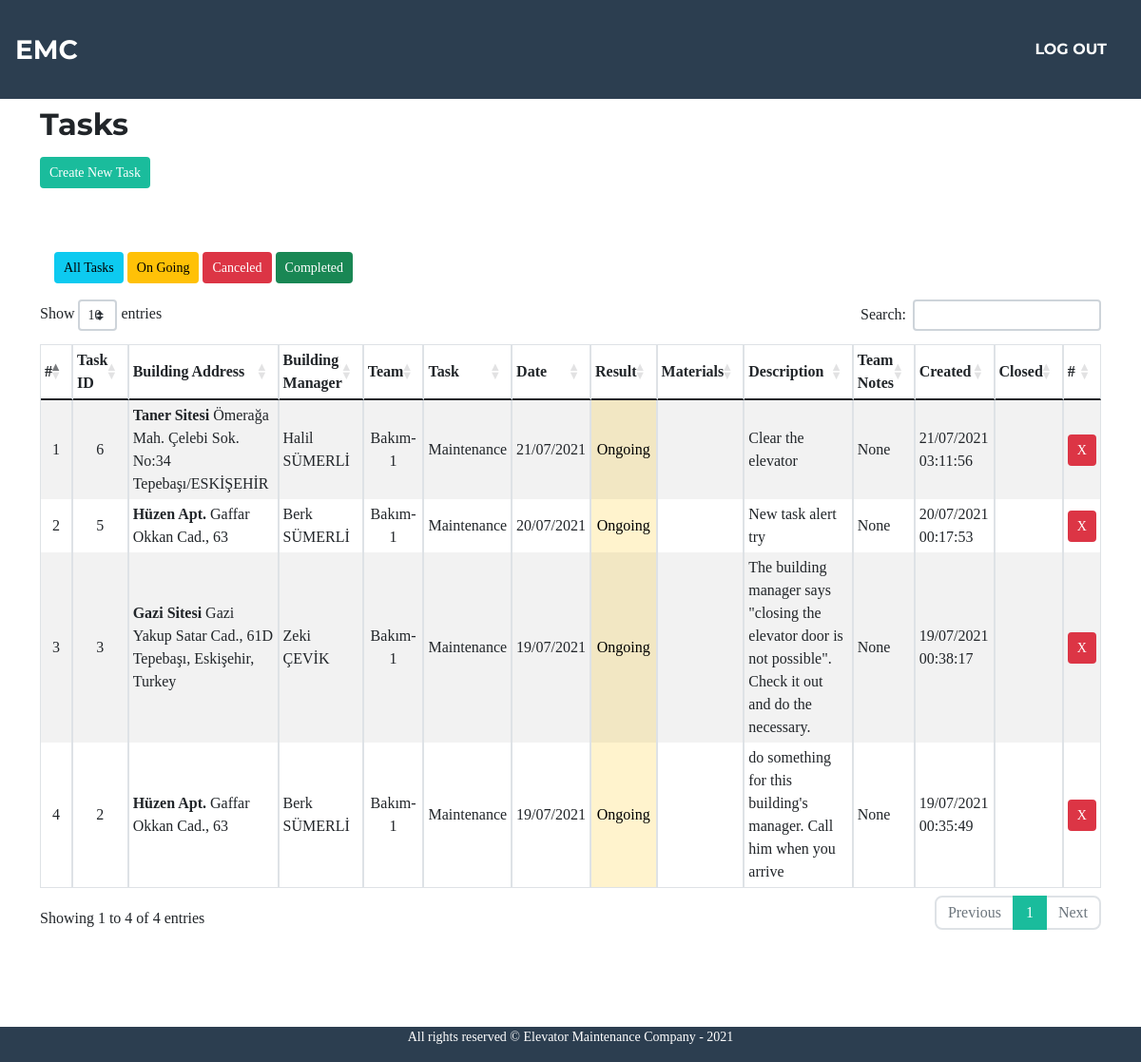
Before: /tasks (signed in) with the older database file.
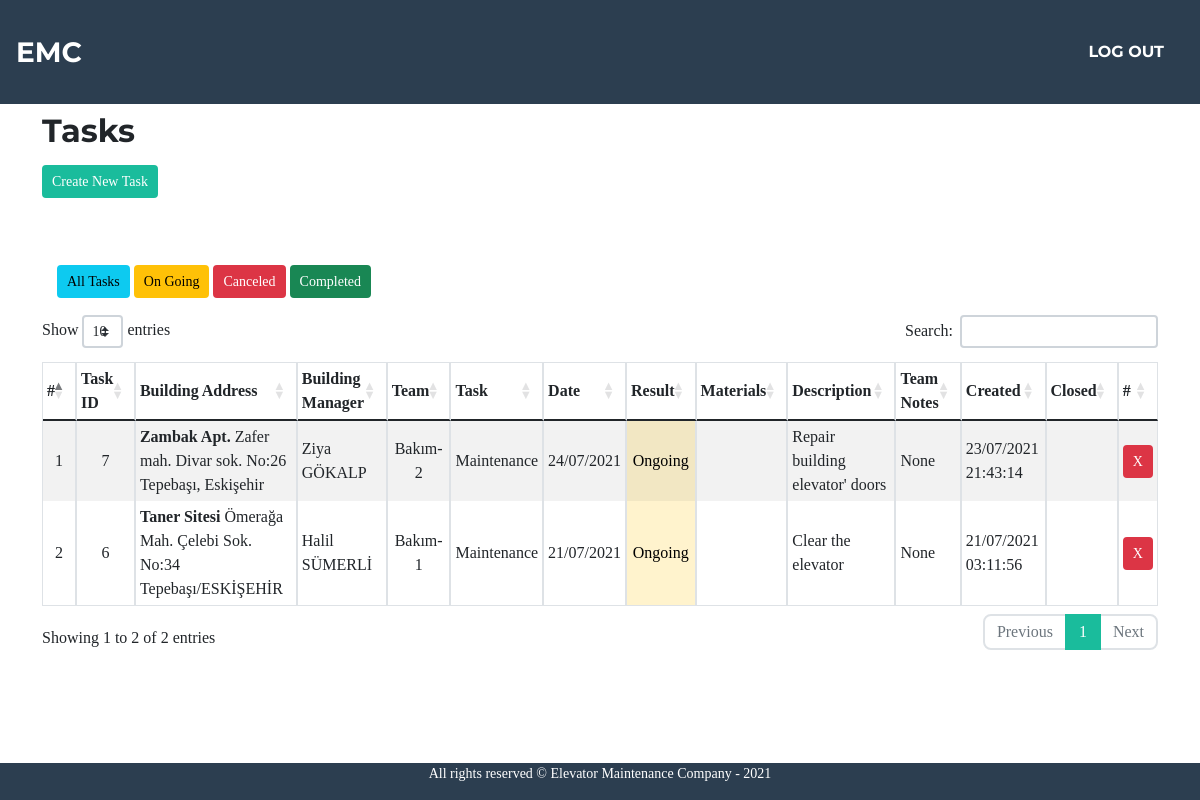
After: the same page with the newer database file.
### maintenance/models.py (models this page shows, shortened)
class Task(models.Model):
    building = models.ForeignKey(Building, on_delete=CASCADE)
    team = models.ForeignKey(Team, on_delete=CASCADE)
    materials = models.ManyToManyField(Material, null=True, blank=True, related_name="materials")
    description = models.CharField(max_length=200, null=True, blank=True)
    date = models.DateTimeField(default=datetime.now())
    created = models.DateTimeField(default=datetime.now())
    updated = models.DateTimeField(null=True, blank=True)
    result = models.BooleanField(null=True, blank=True)
    closed = models.DateTimeField(null=True, blank=True)
    notes = models.CharField(max_length=400, null=True, blank=True)
    type = models.ForeignKey(TaskTypes, on_delete=PROTECT)

class Building(models.Model):
    address = models.CharField(max_length=300)
    coordinates = models.CharField(null=True, max_length=32)
    name = models.CharField(max_length=50)
    manager = models.CharField(max_length=100)
    phone_message = 'Phone number must be entered in the format: 05xxxxxxxxx'
    phone_regex = RegexValidator(
        regex=r'^(05)\d{9}$',
        message=phone_message
    )
    phone = models.CharField(validators=[phone_regex], max_length=11,
                             null=True, blank=True)
    email = models.EmailField(null=True, blank=True, max_length=100)
    floors = models.PositiveSmallIntegerField(default=2, validators=[MinValueValidator(2), MaxValueValidator(25)])
    elevator_type = models.CharField(max_length=100)
    creator = models.ForeignKey(User, on_delete=PROTECT, related_name="BuildingCreator")
    status = models.BooleanField(default=True)

class Team(models.Model):
    leader = models.ForeignKey(User, on_delete=models.CASCADE, related_name="team_leader")
    name = models.CharField(max_length=50)
    description = models.CharField(max_length=200)

class TaskTypes(models.Model):
    type = models.CharField(max_length=32)

### maintenance/views.py (the view)
# urls.py: path('tasks', views.tasks, name="tasks"),
@login_required
def tasks(request, result=2):
    if result == 0: # Ongoing tasks
        tasks = Task.objects.filter(result=None).order_by("id").reverse()
    elif result == 1: # Completed tasks
        tasks = Task.objects.filter(result=True).order_by("id").reverse()
    elif result == 2: # Ongoing tasks
        tasks = Task.objects.filter(result=None).order_by("id").reverse()
    elif result == 3: # All tasks
        tasks = Task.objects.all().order_by("id").reverse()
    elif result == 4: # Cancelled tasks
        tasks = Task.objects.filter(result=False).order_by("id").reverse()
    else: # Ongoing tasks
        tasks = Task.objects.filter(result=None).order_by("id").reverse()
    return render(request, "maintenance/tasks.html", {
            "tasks": tasks,
        })

### maintenance/templates/maintenance/tasks.html (shortened to what the changed rows need)
{% extends "maintenance/layout.html" %}
{% load tz %}
{% load static %}
{% block main %}
    <h2>Tasks</h2>
    <div style="margin-top:15px; height: 100px;">
        <a href="{% url 'createTask' %}" class="btn btn-sm btn-primary" style="float: left;">Create New Task</a>
    </div>
    <div class="col-sm-12" style="margin-left: 0;">
        <a href="{% url 'tasks' 3 %}" class="btn btn-sm btn-info mr-1" style="float: left;">All Tasks</a>
        <a href="{% url 'tasks' 2 %}" class="btn btn-sm btn-warning mr-1" style="float: left;">On Going</a>
        <a href="{% url 'tasks' 4 %}" class="btn btn-sm btn-danger mr-1" style="float: left;">Canceled</a>
        <a href="{% url 'tasks' 1 %}" class="btn btn-sm btn-success mr-1" style="float: left;">Completed</a>
    </div>
    {% if tasks %}
        <div class="table-responsive" style="margin-top: 50px; margin-bottom: 100px;">
            <table class="table table-sm table-striped table-hover table-bordered">
                <thead style="text-align: center;">
                    <th style="vertical-align: middle;">#</th>
                    <th style="vertical-align: middle;">Task ID</th>
                    <th style="vertical-align: middle;">Building Address</th>
                    <th style="vertical-align: middle;">Building Manager</th>
                    <th style="vertical-align: middle;">Team</th>
                    <th style="vertical-align: middle;">Task</th>
                    <th style="vertical-align: middle;">Date</th>
                    <th style="vertical-align: middle;">Result</th>
                    <th style="vertical-align: middle;">Materials</th>
                    <th style="vertical-align: middle;">Description</th>
                    <th style="vertical-align: middle;">Team Notes</th>
                    <th style="vertical-align: middle;">Created</th>
                    <th style="vertical-align: middle;">Closed</th>
                    <th style="vertical-align: middle;">#</th>
                </thead>
                <tbody>
                    {% for task in tasks %}
                        <tr>
                            <td style="text-align: center; vertical-align: middle;">{{ forloop.counter }}</td>
                            <td style="text-align: center; vertical-align: middle;">{{ task.id }}</td>
                            <td style="vertical-align: middle;"><strong>{{ task.building.name }}</strong> {{ task.building.address }}</td>
                            <td style="vertical-align: middle;">{{ task.building.manager }}</td>
                            <td style="text-align: center; vertical-align: middle;">{{ task.team.name }}</td>
                            <td style="text-align: center; vertical-align: middle;">{{ task.type.type }}</td>
                            <td style="vertical-align: middle;">{{ task.date|localtime|date:"d/m/Y" }}</td>
                            {% if task.result == True %}
                            <td style="text-align: center; vertical-align: middle;" class="table-success">Completed</td>
                            {% elif task.result == False %}
                            <td style="text-align: center; vertical-align: middle;" class="table-danger">Cancelled</td>
                            {% else %}
                            <td style="text-align: center; vertical-align: middle;" class="table-warning">Ongoing</td>
                            {% endif %}
                            <td style="vertical-align: middle;">
                            </td>
                            <td style="vertical-align: middle;">{{ task.description}}</td>
                            <td style="vertical-align: middle;">{{ task.notes}}</td>
                            <td style="vertical-align: middle;">{{ task.created|localtime|date:"d/m/Y H:i:s"}}</td>
                            <td style="vertical-align: middle;">{{ task.closed|localtime|date:"d/m/Y H:i:s"}}</td>
                            {% if task.result == None %}
                            <td style="vertical-align: middle; text-align: center;"><a class="btn btn-sm btn-danger taskCancelBtn" href="{% url 'cancelTask' task.id %}" data-taskid="{{ task.id }}">X</a></td>
                            {% else %}
                            <td></td>
                            {% endif %}
                        </tr>
                    {% endfor %}
                </tbody>
            </table>
        </div>
    {% endif %}
{% endblock %}

Changed rows visible on the page:
no longer on this page (row edited): Task: id "5", building.name "Hüzen Apt.", building.address "Gaffar Okkan Cad., 63", building.manager "Berk SÜMERLİ", team.name "Bakım-1", type.type "Maintenance", date "20/07/2021", shows "Ongoing", description "New task alert try", notes "None", created "20/07/2021 00:17:53"
no longer on this page (row edited): Task: id "3", building.name "Gazi Sitesi", building.address "Gazi Yakup Satar Cad., 61D Tepebaşı, Eskişehir, Turkey", building.manager "Zeki ÇEVİK", team.name "Bakım-1", type.type "Maintenance", date "19/07/2021", shows "Ongoing", description "The building manager says \"closing the elevator door is not possible\". Check it out and do the necessary.", notes "None", created "19/07/2021 00:38:17"
no longer on this page (row edited): Task: id "2", building.name "Hüzen Apt.", building.address "Gaffar Okkan Cad., 63", building.manager "Berk SÜMERLİ", team.name "Bakım-1", type.type "Maintenance", date "19/07/2021", shows "Ongoing", description "do something for this building's manager. Call him when you arrive", notes "None", created "19/07/2021 00:35:49"
added Task: id "7", building.name "Zambak Apt.", building.address "Zafer mah. Divar sok. No:26 Tepebaşı, Eskişehir", building.manager "Ziya GÖKALP", team.name "Bakım-2", type.type "Maintenance", date "24/07/2021", shows "Ongoing", description "Repair building elevator' doors", notes "None", created "23/07/2021 21:43:14"
Other visible differences:
text written by a page script: "Show entries Search: Showing 1 to 4 of 4 entries Previous 1 Next" → "Show entries Search: Showing 1 to 2 of 2 entries Previous 1 Next"
